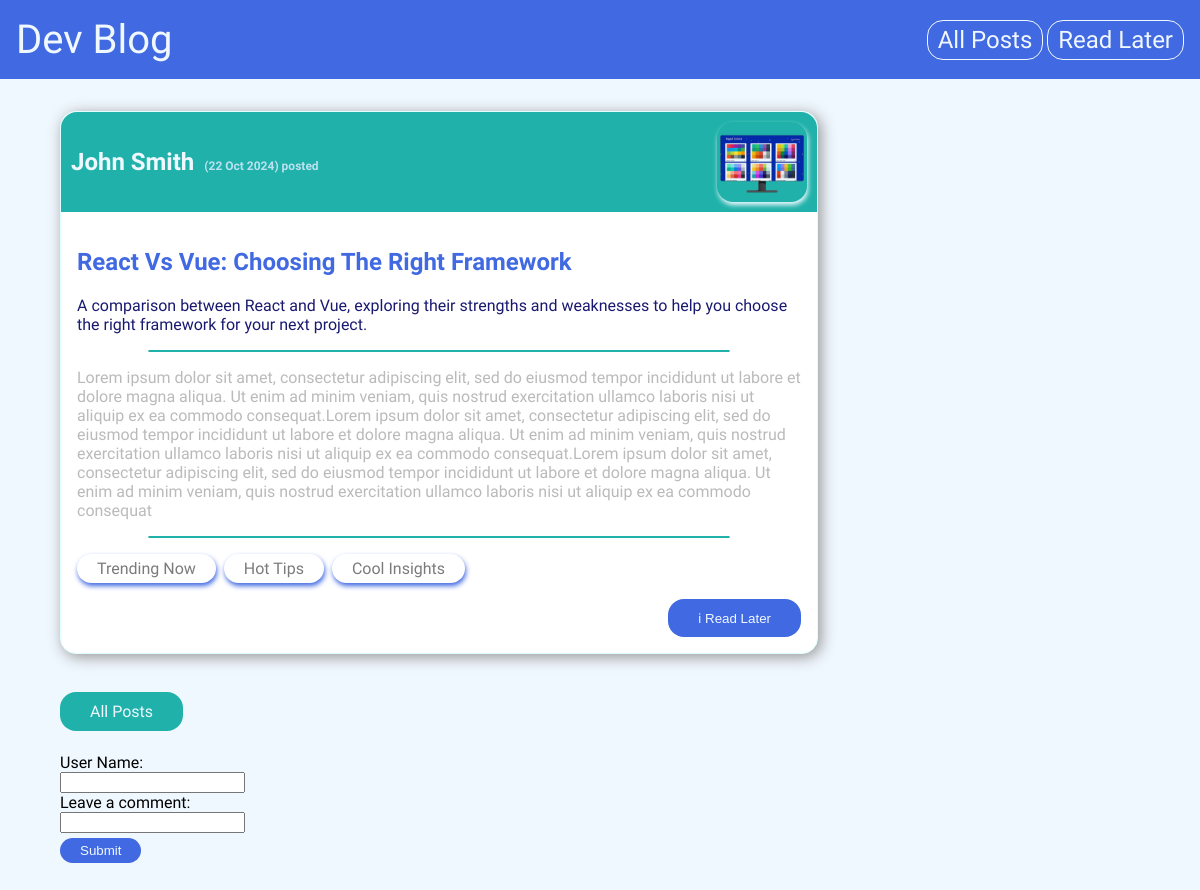
The app's page /posts/react-vs-vue-choosing-the-right-framework with its own data.
### blog/models.py (models this page shows, shortened)
class Post(models.Model):
    title = models.CharField(max_length=150)
    summary = models.CharField(max_length=200)
    date = models.DateField(auto_now=True)
    image = models.ImageField(upload_to='images', null=True)
    slug = models.SlugField(max_length=160,unique=True)
    content = models.TextField(validators=[MinLengthValidator])
    author = models.ForeignKey(Author, on_delete=models.SET_NULL, null=True, related_name='posts')
    tags = models.ManyToManyField(Tag)

class Author(models.Model):
    first_name = models.CharField(max_length=100)
    last_name = models.CharField(max_length=100)
    email = models.EmailField()
    def full_name(self):
        return f"{self.first_name} {self.last_name}"

class Tag(models.Model):
    caption = models.CharField(max_length=20)

### blog/views.py (the view)
# urls.py: path('posts/<slug:slug>', views.PostDetailView.as_view(), name='single_post'),
class PostDetailView(DetailView):
    model = Post
    template_name = 'blog/post.html'
    def get_context_data(self, **kwargs):
            form = CommentForm()
            context = super().get_context_data(**kwargs)
            context['form'] = form
            object = self.object
            context['comments'] = object.comments.all().order_by('-id')
            session_id_list = self.request.session.get('post_id')
            if session_id_list is not None:
                is_in_read_later = object.id in session_id_list
                context['is_in_read_later'] = is_in_read_later
            else:
                context['is_in_read_later'] = False
            return context

### blog/forms.py
class CommentForm(forms.ModelForm):
    class Meta:
        model = Comment
        fields= ['username', 'comment']
        labels = {
            'username':'User Name',
            'comment':'Leave a comment'
        }
        error_messages = {
            'username':
            {'required':'Username must not be empty!'},
            'comment':
            {'required':'Comment must not be empty!'}
        }

### blog/templates/blog/post.html (shortened to what this page needs)
{% extends "base.html" %}
{% load static %}
{% block css_file %}
<link rel="stylesheet" href="{% static 'blog/includes/header.css' %}">
<link rel="stylesheet" href="{% static 'blog/post.css' %}">
{% endblock  %}
{% block content %}
{% include "blog/includes/header.html" %}
<div class='container'>
    <article>
        <div class='article-header'>
                <h1><a href="mailto:{{post.author.email}}">{{post.author.full_name}}</a><span>({{post.date|date:"d M Y"}}) posted</span>
                </h1>
            <img src='{{post.image.url}}' alt={{post.title}}>
        </div>
        <div class='article-container'>
            <h2>{{post.title|title}}</h2>
            <p class='summary'>{{post.summary}}</p>
            <hr>
            <p class='content'>{{post.content|linebreaks}}</p>
            <hr>
            <ul>
                {% for item in post.tags.all %}
                <li class='caption'>{{item.caption}}</li>
                {% endfor %}
            </ul>
                <form class='read-later-container' action="{% url 'read_later' %}" method="post">
                    <button class='read-later-btn'>
                        {% if not is_in_read_later %}
                            ℹ Read Later
                        {% else %}
                            Remove from "Read Later"
                        {% endif %}
                        </button>
                </form>
    </div>
</article>
<a class='btn-posts' type='button' href="{% url "blog_posts" %}">All Posts</a>
</div>
{% include "blog/includes/comment-form.html" with url='post' %}
{% endblock  %}

### static/styles.css (style rules this page uses)
html { font-family: "Afacad Flux", serif; }
body { margin: 0; background-color: aliceblue; }

### blog/static/blog/post.css (style rules this page uses)
.container, .column { width: 90%; margin: 2em auto; padding: 0; }
h1 { color: darkblue; }
p, span { color: rgba(175, 175, 175, 0.865); }
article { display: flex; justify-content: flex-start; align-items: flex-start; flex-direction: column; width: 70%; border: 1px solid lightcyan; background-color: #fff; box-shadow: 3px 3px 15px rgb(148, 148, 148); border-radius: 16px; margin-bottom: 3em; }
.article-container { padding: 1em 1em; }
.article-header { display: flex; justify-content: space-between; align-items: center; padding: 10px 0; background-color: lightseagreen; width: 100%; border-top-left-radius: 16px; border-top-right-radius: 16px; }
img { height: 80px; width: 90px; border-radius: 16px; object-fit: cover; margin-right: 10px; box-shadow: 1px 3px 5px aliceblue; }
article h1 { color: aliceblue; width: 97; border-radius: 12px; padding: 0 10px; }
article h1 span { font-size: 0.5em; color: rgba(211, 232, 251, 0.865); padding-left: 10px; margin-left: auto; }
article h2 { color: royalblue; }
.summary { color: midnightblue; }
article ul { list-style: none; color: rgb(124, 123, 123); display: flex; justify-content: flex-start; align-items: flex-start; padding-inline-start: 0; }
article li { border-radius: 16px; margin-right: 0.5em; text-align: center; box-shadow: 1px 3px 8px royalblue; padding: 10px; }
div a { background-color: lightseagreen; color: aliceblue; border-radius: 16px; text-decoration: none; }
.caption { box-shadow: 1px 3px 5px royalblue; border-radius: 20px; padding: 5px 20px; }
hr { width: 80%; border-radius: 20px; border: 0.3px solid lightseagreen; }
p.content { color: darkgrey; font-size: 1em; }
ul { display: flex; }
.btn-posts { padding: 10px 30px; }
form { display: flex; justify-content: flex-end; align-items: flex-end; }
.read-later-btn { background-color: royalblue; color: aliceblue; border-radius: 16px; border: none; padding: 10px 30px; }

### records on screen
Post: author.full_name "John Smith", date "22 Oct 2024", image (picture), title "React Vs Vue: Choosing The Right Framework", summary "A comparison between React and Vue, exploring their strengths and weaknesses to help you choose the right framework for your next project.", content "Lorem ipsum dolor sit amet, consectetur adipiscing elit, sed do eiusmod tempor incididunt ut labore et dolore magna aliqua. Ut enim ad minim veniam, quis nostrud exercitation ullamco laboris nisi ut aliquip ex ea commodo consequat.Lorem ipsum dolor sit amet, consectetur adipiscing elit, sed do eiusmod tempor incididunt ut labore et dolore magna aliqua. Ut enim ad minim veniam, quis nostrud exercitation ullamco laboris nisi ut aliquip ex ea commodo consequat.Lorem ipsum dolor sit amet, consectetur adipiscing elit, sed do eiusmod tempor incididunt ut labore et dolore magna aliqua. Ut enim ad minim veniam, quis nostrud exercitation ullamco laboris nisi ut aliquip ex ea commodo consequat"
Tag: caption "Trending Now"
Tag: caption "Hot Tips"
Tag: caption "Cool Insights"

### other values on screen
{{ item.label_tag }} "User Name:" "Leave a comment:"
